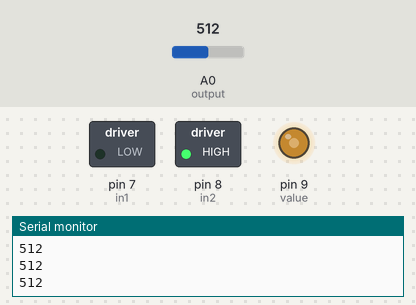
Recording of a sketch running on a simulated Arduino Uno, built with avr-gcc and run on an emulated ATmega328P. Parts: switched loads named in the sketch (green lamp = pin HIGH), output pins drawn as LEDs (lit = HIGH), the last lines printed to the serial monitor. Inputs (shaded band) come from the test bench; at power-on: A0 (output) = 512.

Above: at 1.2 s.
1.3 s: A0 (output) set to 716
At 2.5 s:
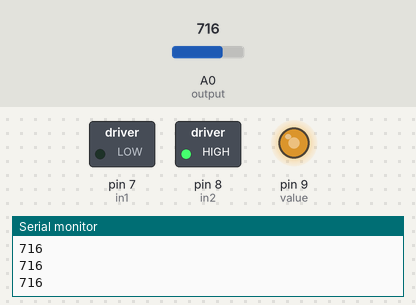
2.8 s: A0 (output) set to 900
At 3.9 s:
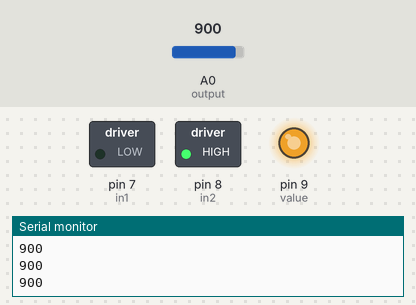
4.3 s: A0 (output) set to 122
At 4.9 s:
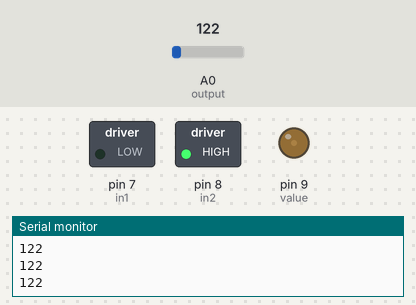
5.8 s: A0 (output) set to 0
At 6.1 s:
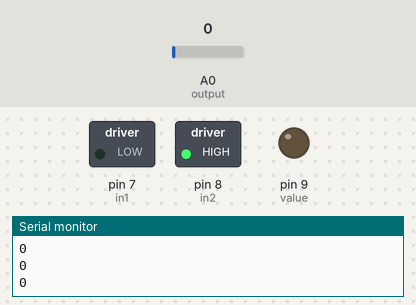
7.3 s: A0 (output) set to 511
At 8.4 s:
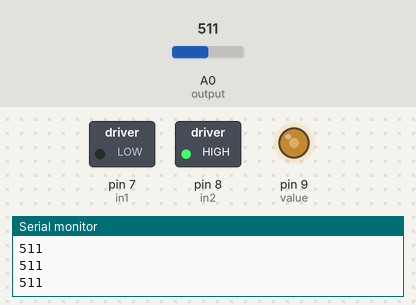
Timing chart, 0 to 9.8 s (numbered marks = the images above; inputs shaded):
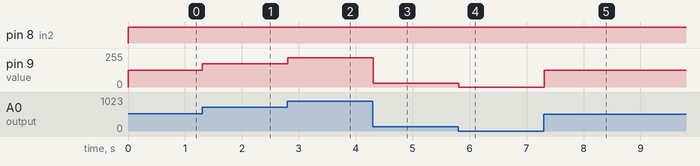

Measured:
- after the input at 1.3 s, pin 9 (value): 124/255 → 174/255 at once
- after the input at 2.8 s, pin 9 (value): 174/255 → 219/255 at once
- after the input at 4.3 s, pin 9 (value): 219/255 → 29/255 at once
- after the input at 5.8 s, pin 9 (value): 29/255 → 0/255 at once
- after the input at 7.3 s, pin 9 (value): 0/255 → 124/255 at once

The sketch:

potentiometer_test.ino
```cpp
//potentiometer test to control pwm of dc motor for seeding

#define in1 7
#define in2 8
#define value 9
#define output A0
int val;
void setup() {
  Serial.begin(9600);
  // put your setup code here, to run once:
  pinMode(value, OUTPUT);
  pinMode(in1, OUTPUT);
  pinMode(in2, OUTPUT);
  pinMode(output,INPUT);

}

void loop() {
  val= analogRead(output);
  Serial.println(val);
  digitalWrite(in1,LOW);
  digitalWrite(in2, HIGH);
  analogWrite(value,val/4.1);

}
```
